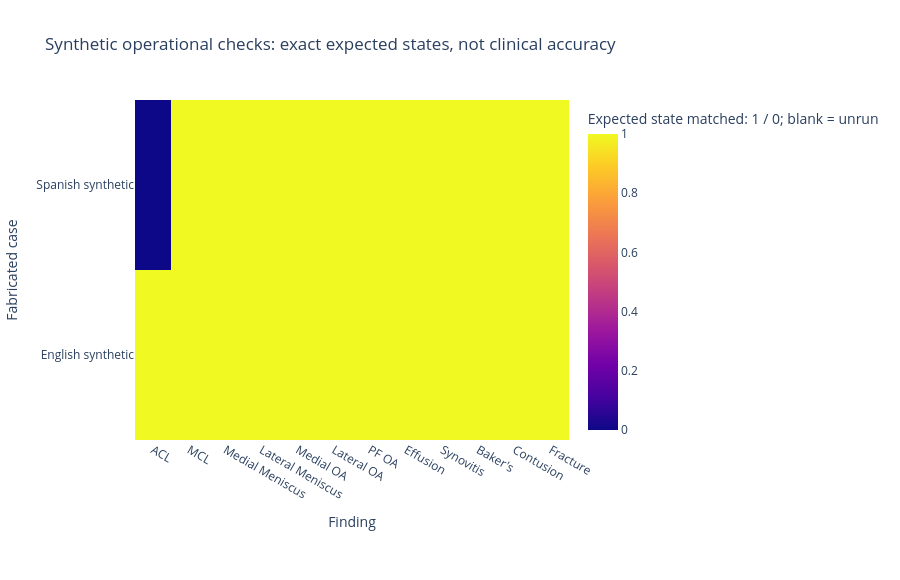

Notebook code cell kept with this figure:
### Markdown cell above
## 03. Synthetic operational checks

Counts, assignment changes and software checks are not evidence of clinical accuracy or AUC improvement.

### Code cell
display_saved(3)

### Figure 1 — Plotly figure (JSON) as saved in the notebook; plotly's stock layout.template omitted (floating-point values rounded to 4 significant figures)
{"data": [{"colorbar": {"title": {"text": "Expected state matched: 1 / 0; blank = unrun"}}, "type": "heatmap", "x": ["ACL", "MCL", "Medial Meniscus", "Lateral Meniscus", "Medial OA", "Lateral OA", "PF OA", "Effusion", "Synovitis", "Baker's", "Contusion", "Fracture"], "y": ["English synthetic", "Spanish synthetic"], "z": [[1, 1, 1, 1, 1, 1, 1, 1, 1, 1, 1, 1], [0, 1, 1, 1, 1, 1, 1, 1, 1, 1, 1, 1]]}], "layout": {"height": 580, "margin": {"b": 140, "l": 100}, "meta": {"numeric_spec_sha256": "b1c6c5fc6545b822992ee8d5288384f4c033fc7d96432a1d429b73020cae659f", "role": "aggregate_teacher_diagnostic"}, "title": {"text": "Synthetic operational checks: exact expected states, not clinical accuracy"}, "xaxis": {"title": {"text": "Finding"}}, "yaxis": {"title": {"text": "Fabricated case"}}}}
